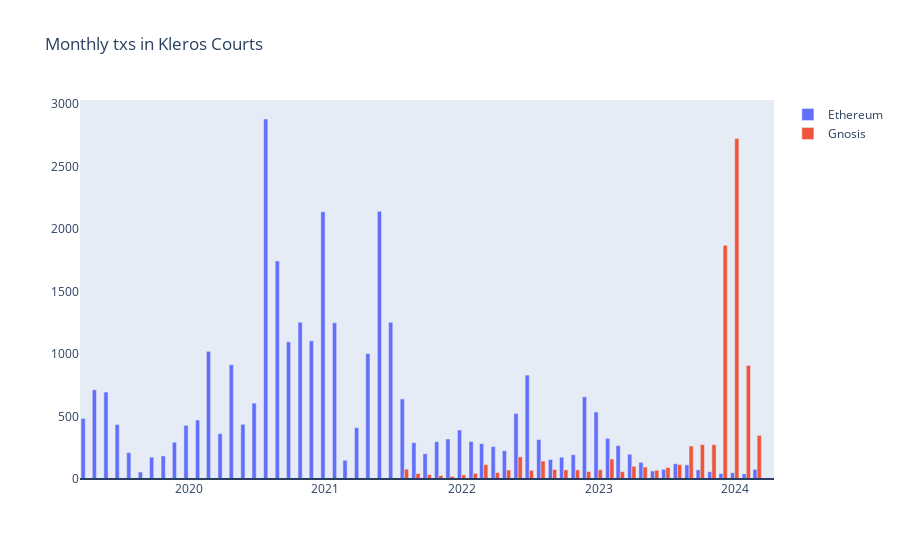

Write notebook code for a chart like this one.
### Code cell
daily_txs_eth = txs_eth.resample('M', on='timestamp').count()
daily_txs_gno = txs_gno.resample('M', on='timestamp').count()


fig = go.Figure(data=[
    go.Bar(x=daily_txs_eth.index, y=daily_txs_eth['tx'], name="Ethereum"),
    go.Bar(x=daily_txs_gno.index, y=daily_txs_gno['tx'], name="Gnosis"),
    ]
    )
fig.update_layout(
     xaxis=dict(showgrid=False), 
     yaxis=dict(showgrid=False),
     title=dict(text="Monthly txs in Kleros Courts")
)
fig.add_hline(y=0)
fig.show()
